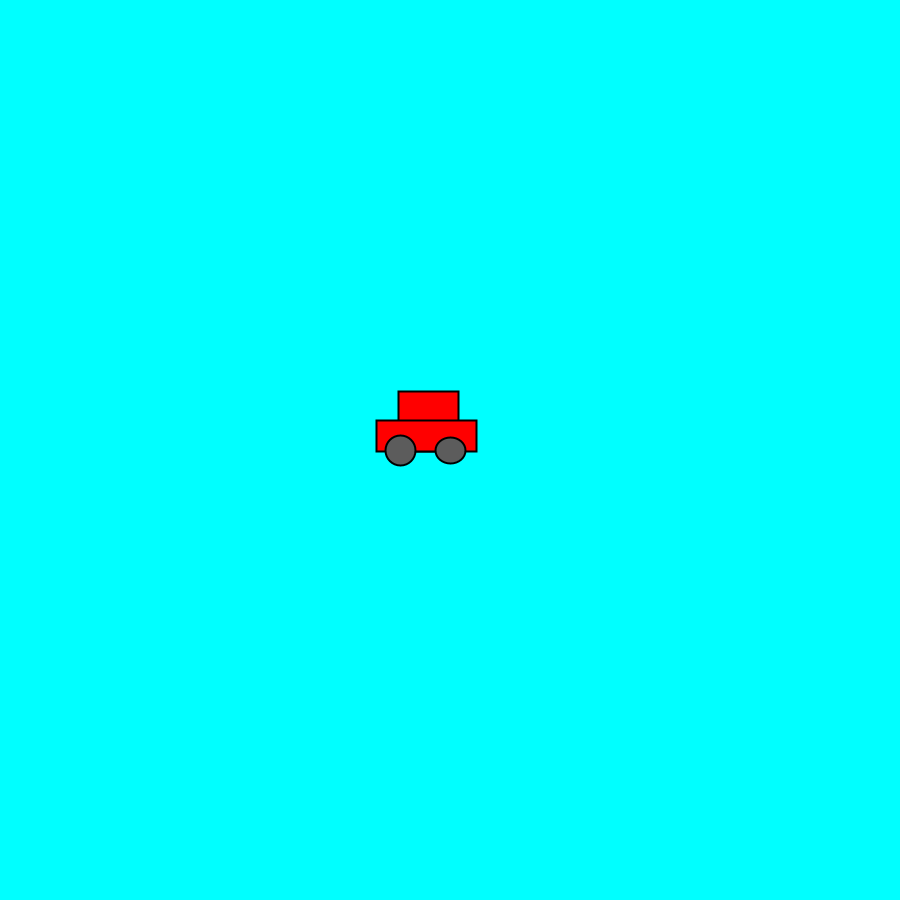
Frame 1 (no input)
Frame 60 (the mouse pressed at the canvas centre just before this capture): identical to frame 1, image omitted
Frame 120 (the mouse held since frame 60 and released just before this capture): identical to frame 1, image omitted

The Processing sketch that drew this single still picture (run headless with seeded random() and noise(); from frame 60 on, the mouse is pressed at the canvas centre):

// Processing sketch: carro_freno
// ── carro_freno.pde
final int SCREEN_SIZE = 900;

PVector posicion = new PVector(SCREEN_SIZE/2, SCREEN_SIZE/2);
PVector velocidad = new PVector(0, 0);
PVector aceleracion = new PVector(0, 0);

void actualizarPosicion() {
  velocidad.add(aceleracion);
  posicion.add(velocidad);
  velocidad.limit(50);
  if(posicion.x<0){
    posicion.x = SCREEN_SIZE;
  }
  if (posicion.x>=SCREEN_SIZE){
    posicion.x = 0;
  }
  if(posicion.y<0){
    posicion.y = SCREEN_SIZE;
  }
  if (posicion.y>=SCREEN_SIZE){
    posicion.y = 0;
  }
}

void drawCarro() {
  stroke(0);
  strokeWeight(2);
  fill(255, 0, 0);
  rect(posicion.x-52, posicion.y-59, 60, 60);
  rect(posicion.x-74, posicion.y-30, 100, 31);
  fill(92, 92, 92);
  ellipse(posicion.x, posicion.y, 30, 26);
  ellipse(posicion.x-50, posicion.y, 30, 30);
}

void setup () {
  size(900, 900);
}

void draw() {
  background(0,255,255);
  actualizarPosicion();
  drawCarro();
  if (keyPressed) {
    aceleracion.x = 1;
  } else if(velocidad.x>0){
    aceleracion.x = -1;
  } else {
    aceleracion.x = 0;
  }
}
